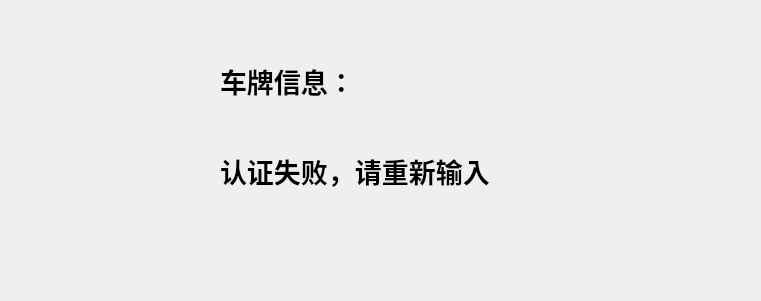
   <widget class="QFrame" name="frame_two">
    <property name="geometry">
     <rect>
      <x>20</x>
      <y>130</y>
      <width>761</width>
      <height>301</height>
     </rect>
    </property>
    <property name="styleSheet">
     <string notr="true">background-image: url(:/background/qrc/background/back.png);</string>
    </property>
    <property name="frameShape">
     <enum>QFrame::NoFrame</enum>
    </property>
    <property name="frameShadow">
     <enum>QFrame::Raised</enum>
    </property>
    <widget class="QLabel" name="label_carnum_2">
     <property name="geometry">
      <rect>
       <x>340</x>
       <y>50</y>
       <width>231</width>
       <height>61</height>
      </rect>
     </property>
     <property name="font">
      <font>
       <pointsize>20</pointsize>
       <weight>75</weight>
       <italic>false</italic>
       <bold>true</bold>
       <kerning>true</kerning>
      </font>
     </property>
     <property name="layoutDirection">
      <enum>Qt::LeftToRight</enum>
     </property>
     <property name="frameShape">
      <enum>QFrame::NoFrame</enum>
     </property>
     <property name="text">
      <string/>
     </property>
     <property name="alignment">
      <set>Qt::AlignLeading|Qt::AlignLeft|Qt::AlignVCenter</set>
     </property>
    </widget>
    <widget class="QLabel" name="label_carnum_3">
     <property name="geometry">
      <rect>
       <x>220</x>
       <y>140</y>
       <width>291</width>
       <height>61</height>
      </rect>
     </property>
     <property name="font">
      <font>
       <pointsize>20</pointsize>
       <weight>75</weight>
       <italic>false</italic>
       <bold>true</bold>
       <kerning>true</kerning>
      </font>
     </property>
     <property name="frameShape">
      <enum>QFrame::NoFrame</enum>
     </property>
     <property name="text">
      <string>认证失败，请重新输入</string>
     </property>
     <property name="alignment">
      <set>Qt::AlignLeading|Qt::AlignLeft|Qt::AlignVCenter</set>
     </property>
    </widget>
    <widget class="QLabel" name="label_carnum_4">
     <property name="geometry">
      <rect>
       <x>220</x>
       <y>50</y>
       <width>131</width>
       <height>61</height>
      </rect>
     </property>
     <property name="font">
      <font>
       <pointsize>20</pointsize>
       <weight>75</weight>
       <italic>false</italic>
       <bold>true</bold>
       <kerning>true</kerning>
      </font>
     </property>
     <property name="layoutDirection">
      <enum>Qt::LeftToRight</enum>
     </property>
     <property name="frameShape">
      <enum>QFrame::NoFrame</enum>
     </property>
     <property name="text">
      <string>车牌信息：</string>
     </property>
     <property name="alignment">
      <set>Qt::AlignLeading|Qt::AlignLeft|Qt::AlignVCenter</set>
     </property>
    </widget>
   </widget>
